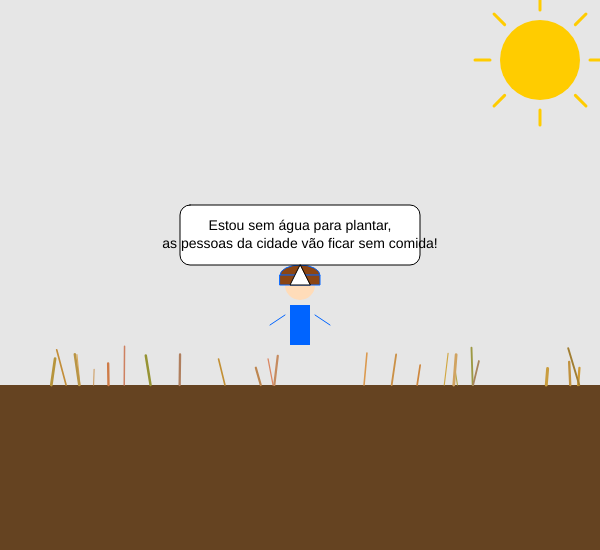
Frame 1 (no input)
Frame 60 (no input): identical to frame 1, image omitted
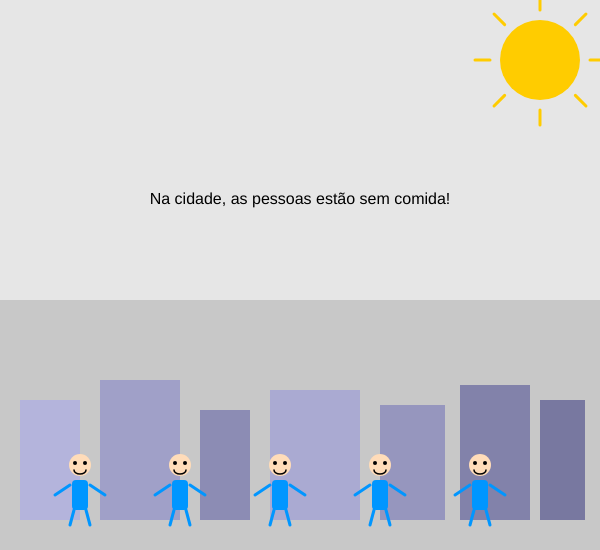
Frame 120 (the mouse pressed at the canvas centre since frame 60)

The p5.js sketch that drew these frames (run headless with seeded random() and noise() and a simulated clock; from frame 60 on, the mouse is pressed at the canvas centre):

// p5.js sketch
// ── sketch.js
let canvasWidth = 600;
let canvasHeight = 550;
let groundLevel = canvasHeight * 0.7;
let plantas = [];
let numPlantas = 25;

function setup() {
  createCanvas(canvasWidth, canvasHeight);
  frameRate(30);
  for (let i = 0; i < numPlantas; i++) {
    plantas.push({
      x: random(10, canvasWidth - 20),
      altura: random(15, 40),
      inclinacao: random(-0.3, 0.3),
      espessura: random(1, 3),
      cor: color(random(150, 220), random(120, 170), random(50, 100))
    });
  }
}

function draw() {
  let tempo = frameCount;

  if (tempo < 90) {
    quadro1();
  } else if (tempo < 180) {
    quadro2();
  } else if (tempo < 270) {
    quadro3();
  } else if (tempo < 360) {
    quadro4();
  } else if (tempo < 450) {
    quadro5();
  } else {
    noLoop();
  }
}

// Função para desenhar o sol no canto superior direito
function desenharSol() {
  fill(255, 204, 0);
  noStroke();
  ellipse(width - 60, 60, 80, 80);
  stroke(255, 204, 0);
  strokeWeight(3);
  for (let i = 0; i < 8; i++) {
    let angle = TWO_PI / 8 * i;
    let x1 = width - 60 + cos(angle) * 50;
    let y1 = 60 + sin(angle) * 50;
    let x2 = width - 60 + cos(angle) * 65;
    let y2 = 60 + sin(angle) * 65;
    line(x1, y1, x2, y2);
  }
  noStroke();
  strokeWeight(1);
}

// Quadro 1 - Fazenda seca com fazendeiro e pessoas
function quadro1() {
  background(230);
  desenharSol();
  fill(101, 67, 33);
  rect(0, groundLevel, width, height - groundLevel);
  desenharPlantasSecas(groundLevel);
  desenharFazendeiro(width / 2, groundLevel - 80);
  desenharBalaoDeFala(width / 2, groundLevel - 120,
    "Estou sem água para plantar,\nas pessoas da cidade vão ficar sem comida!");
}

// Quadro 2 - Cidade
function quadro2() {
  background(230);
  desenharSol();
  fill(200);
  rect(0, 300, width, 250);

  // prédios estáticos e bonitos
  fill(180, 180, 220);
  rect(20, 400, 60, 120);
  fill(160, 160, 200);
  rect(100, 380, 80, 140);
  fill(140, 140, 180);
  rect(200, 410, 50, 110);
  fill(170, 170, 210);
  rect(270, 390, 90, 130);
  fill(150, 150, 190);
  rect(380, 405, 65, 115);
  fill(130, 130, 170);
  rect(460, 385, 70, 135);
  fill(120, 120, 160);
  rect(540, 400, 45, 120);

  for (let i = 0; i < 5; i++) {
    desenharPessoa(80 + i * 100, 480, color(0, 150, 255));
  }
  fill(0);
  textSize(16);
  textAlign(CENTER);
  text("Na cidade, as pessoas estão sem comida!", width / 2, 200);
}

// Quadro 3 - Máquina
function quadro3() {
  background(230);
  desenharSol();
  fill(100);
  rect(250, 250, 100, 120);
  fill(0, 150, 255);
  ellipse(300, 280, 30, 30);
  stroke(0);
  line(300, 370, 300, 400);
  noStroke();
  desenharPessoa(220, 390, color(0, 255, 0));
  desenharPessoa(370, 390, color(255, 100, 0));
  fill(0);
  textSize(16);
  textAlign(CENTER);
  text("Criando máquina para purificar\na água dos esgotos!", width / 2, 200);
}

// Quadro 4 - Nuvem chegando com água caindo
function quadro4() {
  background(230);
  desenharSol();
  fill(101, 67, 33);
  rect(0, groundLevel, width, height - groundLevel);
  desenharPlantasSecas(groundLevel);

  // Nuvens
  fill(180);
  ellipse(width / 2, 100, 150, 60);
  ellipse(width / 2 - 50, 100, 100, 60);
  ellipse(width / 2 + 50, 100, 100, 60);

  // Água caindo animada
  stroke(100, 100, 255);
  strokeWeight(2);
  let tempo = frameCount;
  for (let i = -3; i <= 3; i++) {
    // animação vertical da água descendo
    let y1 = 110 + ((tempo * 5 + i * 20) % 80);
    let y2 = y1 + 15;
    line(width / 2 + i * 20, y1, width / 2 + i * 20, y2);
  }
  noStroke();

  fill(0);
  textSize(16);
  textAlign(CENTER);
  text("Uma nuvem está chegando!", width / 2, 60);
}

// Quadro 5 - Chuva e colheita salva
function quadro5() {
  background(180, 240, 255);
  desenharSol();
  fill(60, 40, 20);
  rect(0, groundLevel, width, height - groundLevel);

  for (let i = 0; i < numPlantas; i++) {
    let x = plantas[i].x;
    let altura = plantas[i].altura + 10;
    push();
    translate(x, groundLevel);
    strokeWeight(2);
    stroke(34, 139, 34);
    line(0, 0, 0, -altura);
    pop();
  }

  let x = width / 2;
  let y = groundLevel - 80;
  fill(0, 150, 50);
  rect(x - 10, y, 20, 40);
  fill(255, 220, 185);
  ellipse(x, y - 20, 30, 30);
  stroke(0, 150, 50);
  line(x - 15, y + 10, x - 30, y + 20);
  line(x + 15, y + 10, x + 30, y + 20);
  fill(139, 69, 19);
  arc(x, y - 30, 40, 20, PI, 0, CHORD);
  rect(x - 20, y - 30, 40, 10);
  fill(0);
  text(":D", x, y - 35);

  noFill();
  strokeWeight(10);
  let cores = [
    color(255, 0, 0), color(255, 165, 0), color(255, 255, 0),
    color(0, 128, 0), color(0, 0, 255), color(75, 0, 130), color(238, 130, 238)
  ];
  for (let i = 0; i < cores.length; i++) {
    stroke(cores[i]);
    arc(width / 2, groundLevel, 400 - i * 10, 200 - i * 5, PI, 0);
  }

  noStroke();
  fill(0);
  textSize(16);
  textAlign(CENTER);
  text("Com a chuva e a união das pessoas,\na colheita foi salva!", width / 2, 50);

  for (let i = 0; i < 4; i++) {
    let x = 100 + i * 120;
    desenharPessoa(x, groundLevel - 40, color(0, 200, 0));
  }

  textSize(48);
  fill(0);
  textAlign(CENTER, CENTER);
  text("FIM", width / 2, height - 50);
}

// Plantações secas
function desenharPlantasSecas(yBase) {
  for (let planta of plantas) {
    push();
    translate(planta.x, yBase);
    rotate(planta.inclinacao);
    strokeWeight(planta.espessura);
    stroke(planta.cor);
    line(0, 0, 0, -planta.altura);
    pop();
  }
}

// Fazendeiro
function desenharFazendeiro(x, y) {
  fill(0, 100, 255);
  rect(x - 10, y, 20, 40);
  fill(255, 220, 185);
  ellipse(x, y - 20, 30, 30);
  stroke(0, 100, 255);
  line(x - 15, y + 10, x - 30, y + 20);
  line(x + 15, y + 10, x + 30, y + 20);
  fill(139, 69, 19);
  arc(x, y - 30, 40, 20, PI, 0, CHORD);
  rect(x - 20, y - 30, 40, 10);
}

// Balão de fala (texto alinhado no centro do balão)
function desenharBalaoDeFala(x, y, texto) {
  fill(255);
  stroke(0);
  rect(x - 120, y - 60, 240, 60, 10); // Retângulo principal do balão
  triangle(x, y, x - 10, y + 20, x + 10, y + 20); // Ponteiro do balão
  noStroke();
  fill(0);
  textSize(14);
  textAlign(CENTER, CENTER); // Centraliza horizontal e verticalmente o ponto de âncora do texto

  // Calcula o centro vertical do balão
  let centroYBalao = (y - 60) + (60 / 2); // Início do balão (y-60) + metade da altura (30)

  // Desenha o texto no centro do balão
  text(texto, x, centroYBalao);
}

// Pessoa mais complexa
function desenharPessoa(x, y, corRoupa = color(100, 100, 255)) {
  // corpo
  fill(corRoupa);
  rect(x - 8, y, 16, 30, 4);
  // cabeça
  fill(255, 220, 185);
  ellipse(x, y - 15, 22, 22);
  // olhos
  fill(0);
  ellipse(x - 5, y - 17, 4, 4);
  ellipse(x + 5, y - 17, 4, 4);
  // sorriso
  noFill();
  stroke(0);
  strokeWeight(1.5);
  arc(x, y - 10, 12, 8, 0, PI);
  noStroke();
  // braços
  stroke(corRoupa);
  strokeWeight(3);
  line(x - 10, y + 5, x - 25, y + 15);
  line(x + 10, y + 5, x + 25, y + 15);
  // pernas
  line(x - 6, y + 30, x - 10, y + 45);
  line(x + 6, y + 30, x + 10, y + 45);
  noStroke();
}
